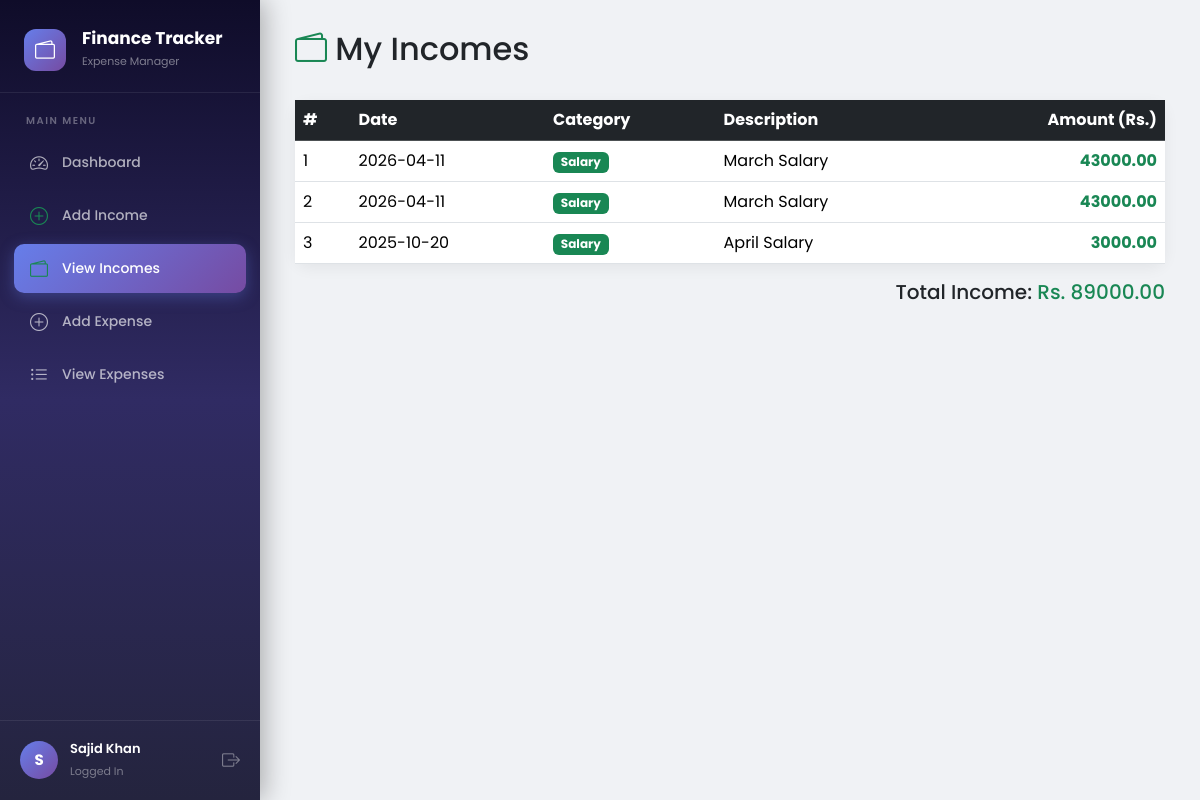
The app's page /incomes (signed in) with its own data.
### tables this page shows
CREATE TABLE transactions(
        id INTEGER PRIMARY KEY AUTOINCREMENT,
        user_id INTEGER NOT NULL,
        type TEXT NOT NULL,
        category TEXT NOT NULL,
        amount REAL NOT NULL,
        description TEXT,
        date DATE NOT NULL,
        created_at TIMESTAMP DEFAULT CURRENT_TIMESTAMP,
        FOREIGN KEY (user_id) REFERENCES users(id)
    );

### routes/transactions.py (the view)
@transactions.route('/incomes')
def view_incomes():
    if 'user_id' not in session:
        return redirect(url_for('auth.login'))
    db = get_db()
    incomes = db.execute("""
        SELECT id, category, amount, description, date
        FROM transactions
        WHERE user_id = ? AND type = 'income'
        ORDER BY date DESC
    """, (session['user_id'],)).fetchall()
    return render_template('incomes.html', incomes=incomes)

### app.py (called while the page is built)
@app.teardown_appcontext
def shutdown_session(exception=None):
    close_connection(exception)

### models/database.py (called while the page is built)
def get_db():
    db = getattr(g, '_database', None)
    if db is None:
        db = g._database = sqlite3.connect(DATABASE)
        db.row_factory = sqlite3.Row
    return db

def close_connection(exception):
    db = getattr(g, '_database', None)
    if db is not None:
        db.close()

### templates/incomes.html (shortened to what this page needs)
{% extends "base.html" %}
{% block content %}
<div class="d-flex justify-content-between align-items-center mb-4">
    <h2><i class="bi bi-wallet2 text-success"></i> My Incomes</h2>
</div>
{% if incomes %}
<div class="card">
    <div class="card-body p-0">
        <div class="table-responsive">
            <table class="table table-hover mb-0">
                <thead class="table-dark">
                    <tr>
                        <th>#</th>
                        <th>Date</th>
                        <th>Category</th>
                        <th>Description</th>
                        <th class="text-end">Amount (Rs.)</th>
                    </tr>
                </thead>
                <tbody>
                    {% for income in incomes %}
                    <tr>
                        <td>{{ loop.index }}</td>
                        <td>{{ income['date'] }}</td>
                        <td><span class="badge bg-success">{{ income['category'] }}</span></td>
                        <td>{{ income['description'] if income['description'] else '-' }}</td>
                        <td class="text-end fw-bold text-success">{{ "%.2f"|format(income['amount']) }}</td>
                    </tr>
                    {% endfor %}
                </tbody>
            </table>
        </div>
    </div>
</div>
{% set total = incomes | map(attribute='amount') | list %}
<div class="text-end mt-3">
    <h5>Total Income: <span class="text-success">Rs. {{ "%.2f"|format(total|sum) }}</span></h5>
</div>
{% else %}
<div class="text-center mt-5">
    <i class="bi bi-cash-coin" style="font-size: 4rem; color: #ccc;"></i>
    <h4 class="text-muted mt-3">No income recorded yet</h4>
    <p class="text-muted">Click "Add Income" to add your first income entry.</p>
</div>
{% endif %}
{% endblock %}

### templates/base.html (style rules this page uses)
* { font-family: 'Poppins', sans-serif; }
body { background-color: #f0f2f5; margin: 0; }
.card { border: none; border-radius: 14px; box-shadow: 0 4px 15px rgba(0,0,0,0.06); }

### records on screen
transactions: date "2026-04-11", category "Salary", description "March Salary", amount "43000.00"
transactions: date "2026-04-11", category "Salary", description "March Salary", amount "43000.00"
transactions: date "2025-10-20", category "Salary", description "April Salary", amount "3000.00"

### other values on screen
{{ session.get('user_name', 'U')[0]|upper }} "S"
{{ session.get('user_name') }} "Sajid Khan"
{{ "%.2f"|format(total|sum) }} "89000.00"
